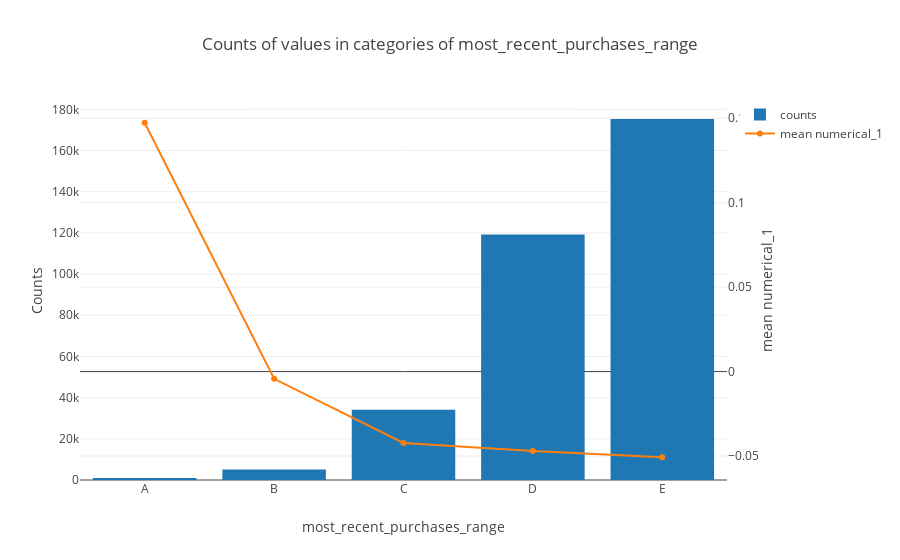

This figure's notebook cell:
### Markdown cell above
### most_recent_purchases_range

### Code cell
d = merchants['most_recent_purchases_range'].value_counts().sort_index()
e = merchants.loc[merchants['numerical_2'] < 0.1].groupby('most_recent_purchases_range')['numerical_1'].mean()
data = [go.Bar(x=d.index, y=d.values, name='counts'), go.Scatter(x=e.index, y=e.values, name='mean numerical_1', yaxis='y2')]
layout = go.Layout(dict(title = "Counts of values in categories of most_recent_purchases_range",
                        xaxis = dict(title = 'most_recent_purchases_range'),
                        yaxis = dict(title = 'Counts'),
                        yaxis2=dict(title='mean numerical_1', overlaying='y', side='right')),
                   legend=dict(orientation="v"))
py.iplot(dict(data=data, layout=layout))

### Figure 1 — Plotly figure (JSON) as saved in the notebook; plotly's stock layout.template omitted (floating-point values rounded to 4 significant figures)
{"data": [{"name": "counts", "type": "bar", "uid": "be845c93-2350-4ef3-9e66-19c87b7af06f", "x": ["A", "B", "C", "D", "E"], "y": [1010, 5046, 34144, 119187, 175309]}, {"name": "mean numerical_1", "type": "scatter", "uid": "c7dbff9d-ffe4-44a6-9f7b-8d395894ad27", "x": ["A", "B", "C", "D", "E"], "y": [0.1473, -0.004291, -0.04225, -0.0471, -0.05073], "yaxis": "y2"}], "layout": {"legend": {"orientation": "v"}, "title": {"text": "Counts of values in categories of most_recent_purchases_range"}, "xaxis": {"title": {"text": "most_recent_purchases_range"}}, "yaxis": {"title": {"text": "Counts"}}, "yaxis2": {"overlaying": "y", "side": "right", "title": {"text": "mean numerical_1"}}}}
